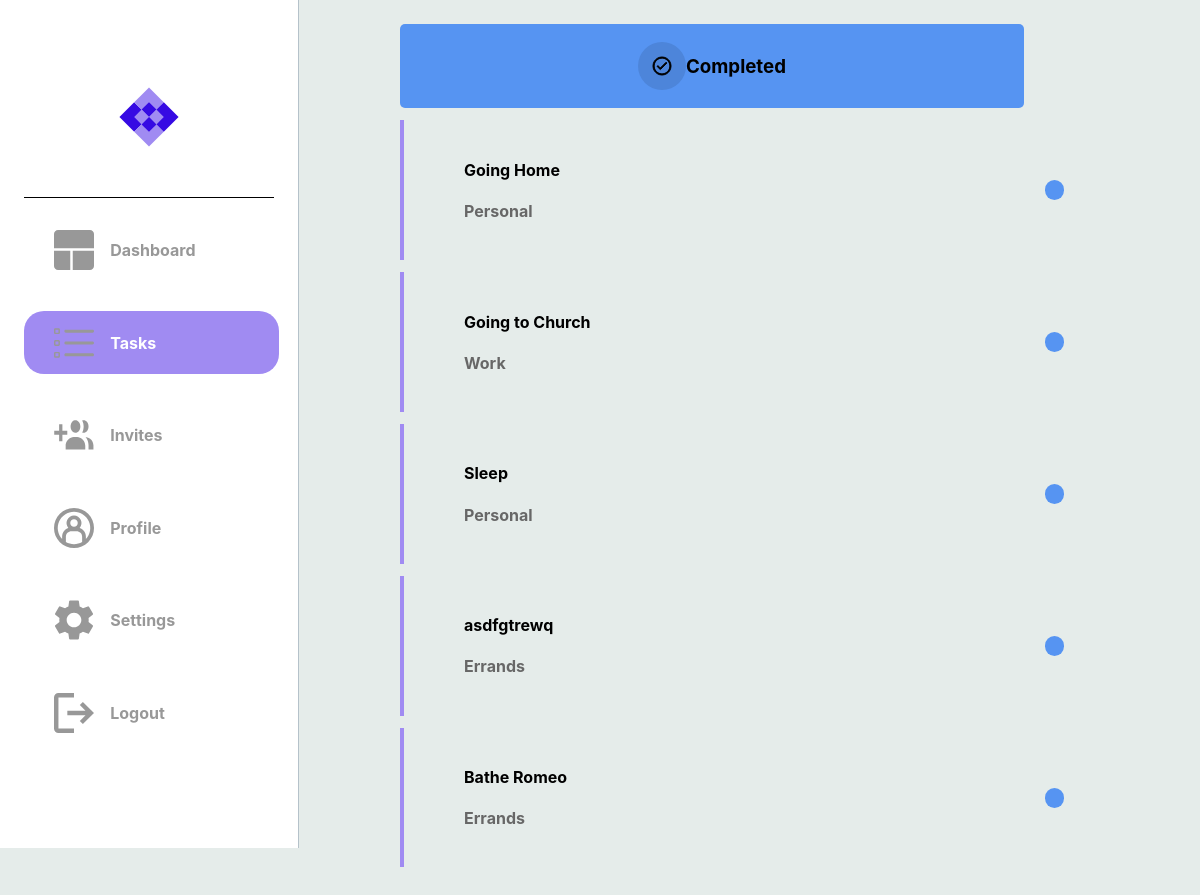
The app's page /completed_tasks (signed in), older data.
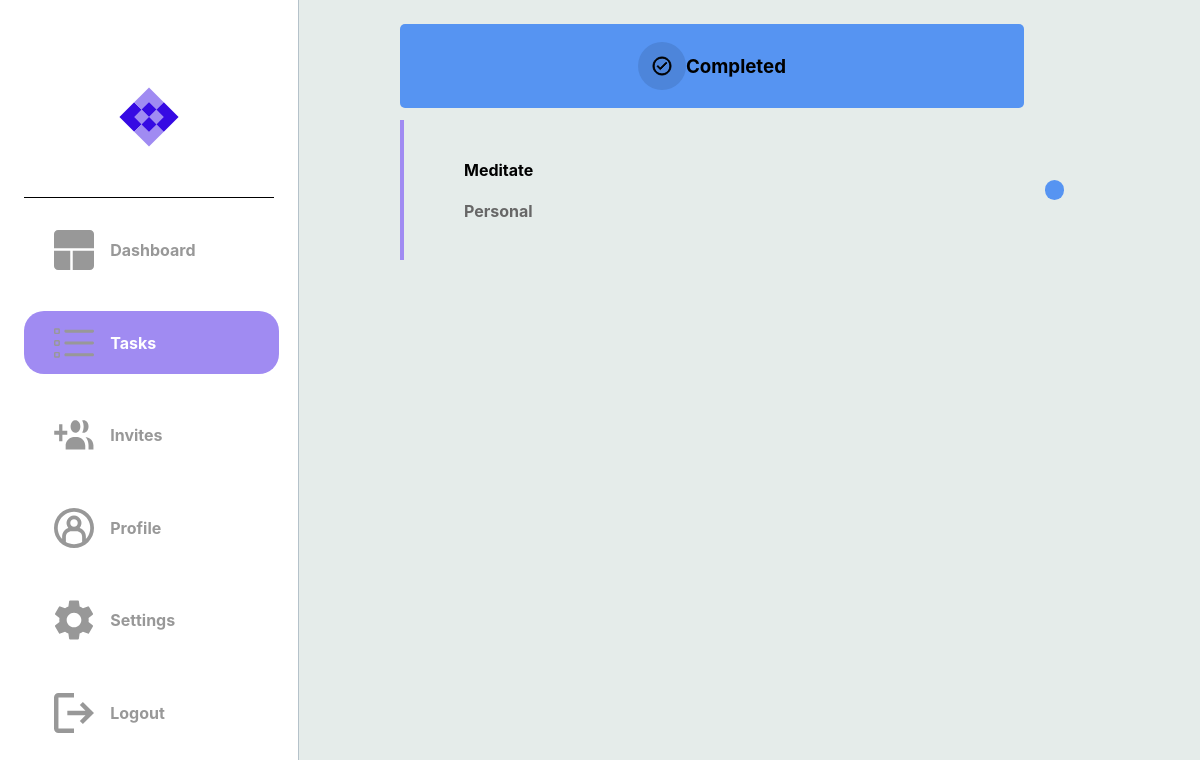
The same page, newer data.
### dotask/models.py (models this page shows)
class Task(db.Model):
    __tablename__ = "task"
    id = db.Column(db.Integer, primary_key=True)
    title = db.Column(db.String(100), nullable=False)
    description = db.Column(db.String(400), nullable=False)
    due_date = db.Column(db.Date, nullable=False)
    status = db.Column(Enum(TaskStatus))
    tag = db.Column(Enum(TaskTag))
    users = relationship('User', secondary=user_task, backref='tasks')

### dotask/routes.py (the view)
@app.route("/completed_tasks")
@login_required
def hello_completed_tasks():
    try:
        tasks = current_user.tasks
        if tasks:
            return render_template("completed_tasks.html", tasks=tasks)
        else:
            return render_template("completed_tasks.html")
    except:
        return render_template("completed_tasks.html")

### dotask/routes.py (called while the page is built)
@app.after_request
def after_request(response):
    response.headers["Cache-Control"] = "no-cache, no-store, must-revalidate"
    return response

@login_manager.user_loader
def load_user(user_id):
    return User.query.get(user_id)

### dotask/templates/completed_tasks.html (shortened to what this page needs)
{% extends "layout.html" %}
{% block head %}
    <link rel="stylesheet" {% block css_tab_colour %} href="../static/page_css_folder/tasks.css" {% endblock %}/>
{% endblock %}
{% block categories %}
    <div class="cate-container-2">
        <img src="../static/completed.svg">
        <h3>Completed</h3>
    </div>
{% endblock categories %}
{% block tasks %}
        {% if tasks %}
            {% for task in tasks %}
                {% if task.status.name == 'Completed' %}
                    <a href="{{ url_for('hello_each_task', task_id=task['id']) }}">
                        <div class="message-box">
                            <div class="message">
                                <h4> {{ task['title'] }} </h4>
                                <h4 style="color: #676767;"> {{ task.tag.name }} </h4>
                            </div>
                            <div class="message-dot {% if task.status.name == 'In_Progress' %}progress-task
                                {% elif task.status.name == 'Completed' %}completed-task
                                {% elif task.status.name == 'Cancelled' %}cancelled-task
                                {% else %}unknown-task
                                {% endif %}">
                            </div>
                        </div>
                    </a>
                {% endif %}
            {% endfor %}
            {% else %}
                <div class="message-box">
                    <div class="message">
                        <h2>No Tasks Yet</h2>
                    </div>
                </div>
        {% endif %}
    {% endblock tasks %}

Row changes from the older to the newer data that the page shows:
no longer on this page (row edited): Task: title "Going Home", tag.name "Personal"
no longer on this page (row edited): Task: title "Going to Church", tag.name "Work"
no longer on this page (row edited): Task: title "asdfgtrewq", tag.name "Errands"
no longer on this page (row unchanged): Task: title "Bathe Romeo", tag.name "Errands"
changed Task "Personal": title "Sleep" → "Meditate"
